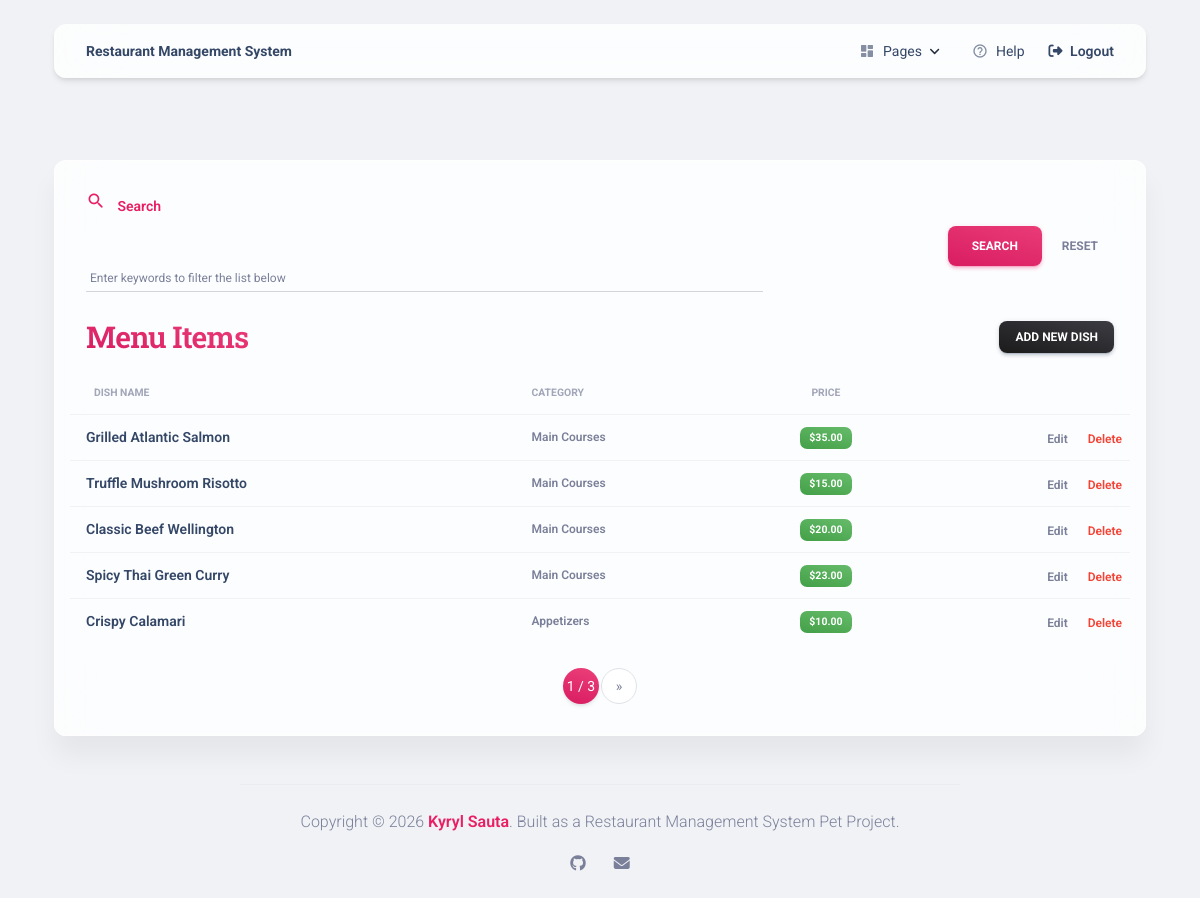
The app's page /dish/ (signed in) with its own data.
### menu/models.py (models this page shows, shortened)
class Dish(models.Model):
    name = models.CharField(max_length=255, unique=True)
    description = models.TextField()
    price = models.DecimalField(max_digits=7, decimal_places=2)
    dish_type = models.ForeignKey(DishType, on_delete=models.CASCADE)
    cooks = models.ManyToManyField(Cook, related_name="dishes")

class DishType(models.Model):
    name = models.CharField(max_length=255, unique=True)
    def __str__(self):
        return f"{self.name}"

### menu/views.py (the view)
# urls.py: path("dish/", DishListView.as_view(), name="dish-list"),
class DishListView(LoginRequiredMixin, generic.ListView):
    model = Dish
    context_object_name = "dish_list"
    template_name = "menu/dish_list.html"
    paginate_by = 5
    def get_context_data(self, *, object_list=None, **kwargs):
        context = super(DishListView, self).get_context_data(**kwargs)
        name = self.request.GET.get("title", "")
        context["search_form"] = DishSearchForm(
            initial={"title": name})
        return context
    def get_queryset(self):
        queryset = Dish.objects.all()
        name = self.request.GET.get("title")
        if name:
            return queryset.filter(name__icontains=name)
        return queryset

### menu/forms.py
class DishSearchForm(forms.Form):
    title = forms.CharField(max_length=255, required=False)

### templates/menu/dish_list.html
{% extends "base.html" %}
{% block content %}
  {% include 'includes/navigation.html' %}
  <div class="container mt-9">
    <div class="card card-body blur shadow-blur">
      {% include "includes/search_bar.html" %}
      <div class="d-flex justify-content-between align-items-center mb-3 px-3">
        <h3 class="text-gradient text-primary mb-0">Menu Items</h3>
        <a href="{% url 'menu:dish-create' %}" class="btn btn-sm bg-gradient-dark mb-0">Add New Dish</a>
      </div>
      <div class="table-responsive">
        <table class="table align-items-center mb-0">
          <thead>
            <tr>
              <th class="text-uppercase text-secondary text-xxs font-weight-bolder opacity-7">Dish Name</th>
              <th class="text-uppercase text-secondary text-xxs font-weight-bolder opacity-7 ps-2">Category</th>
              <th class="text-center text-uppercase text-secondary text-xxs font-weight-bolder opacity-7">Price</th>
              <th class="text-secondary opacity-7"></th>
            </tr>
          </thead>
          <tbody>
            {% for dish in dish_list %}
              <tr>
                <td>
                  <div class="d-flex px-2 py-1">
                    <div class="d-flex flex-column justify-content-center">
                      <a href="{% url 'menu:dish-detail' pk=dish.id %}" class="mb-0 text-sm font-weight-bold text-dark">
                        {{ dish.name }}
                      </a>
                    </div>
                  </div>
                </td>
                <td>
                  <p class="text-xs font-weight-bold mb-0">{{ dish.dish_type }}</p>
                </td>
                <td class="align-middle text-center text-sm">
                  <span class="badge badge-sm bg-gradient-success">${{ dish.price }}</span>
                </td>
                <td class="align-middle text-end">
                  <a href="{% url 'menu:dish-update' pk=dish.id %}" class="text-secondary font-weight-bold text-xs me-3">Edit</a>
                  <a href="{% url 'menu:dish-delete' pk=dish.id %}" class="text-danger font-weight-bold text-xs">Delete</a>
                </td>
              </tr>
            {% empty %}
              <tr><td colspan="4" class="text-center py-4 text-secondary">No dishes match your search.</td></tr>
            {% endfor %}
          </tbody>
        </table>
      </div>
      {% include "includes/pagination.html" %}
    </div>
  </div>
{% endblock %}

### templates/base.html (style rules this page uses)
body { display: flex; flex-direction: column; min-height: 100vh; background-color: #f0f2f5; }
.input-group-static input, .input-group-static select, .input-group-static textarea { border: none !important; background: transparent !important; box-shadow: none !important; padding-left: 0 !important; width: 100%; }

### records on screen
Dish: name "Grilled Atlantic Salmon", dish_type "Main Courses", price "35.00"
Dish: name "Truffle Mushroom Risotto", dish_type "Main Courses", price "15.00"
Dish: name "Classic Beef Wellington", dish_type "Main Courses", price "20.00"
Dish: name "Spicy Thai Green Curry", dish_type "Main Courses", price "23.00"
Dish: name "Crispy Calamari", dish_type "Appetizers", price "10.00"

### other values on screen
{{ page_obj.number }} "1"
{{ paginator.num_pages }} "3"
